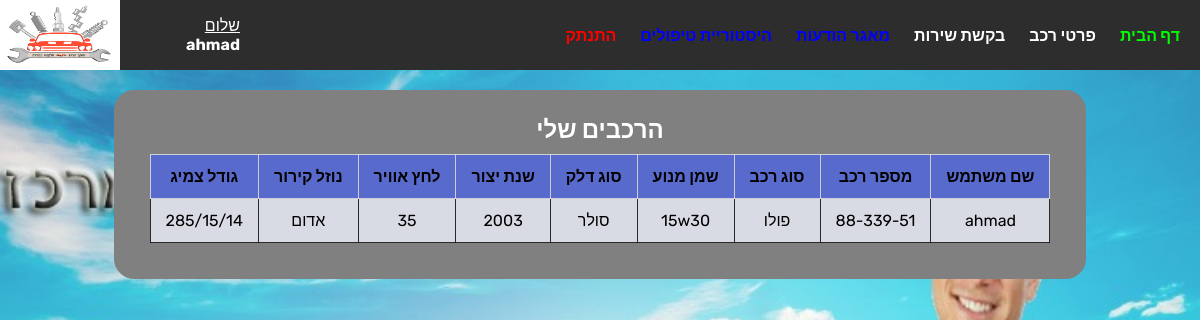
Screenshot of /about_car.php (signed in) with the database file from the repository.
### tables this page shows
CREATE TABLE `cars` (
  `id` int(255) NOT NULL,
  `username` varchar(255) DEFAULT NULL,
  `idcar` varchar(255) NOT NULL,
  `year` int(11) DEFAULT NULL,
  `typecar` text DEFAULT NULL,
  `engineoil` text DEFAULT NULL,
  `typefuel` text DEFAULT NULL,
  `coolant` text DEFAULT NULL,
  `airpressure` text DEFAULT NULL,
  `tiresize` text DEFAULT NULL
);

### about_car.php (the view, shortened to what this page needs)
<!DOCTYPE html>
<html lang="en">
<?php
 include('function.php');
 $con = ConnectToDB();
 $query="select * from cars";
 $result=mysqli_query($con, $query);
 ?>
<head>
    <link rel="stylesheet" href="style.css">
    <link rel="stylesheet" type="text/css"
        href="https://cdnjs.cloudflare.com/ajax/libs/font-awesome/5.15.1/css/all.min.css">
</head>
<body>
    <header><?php nav(); ?></header>
    <form method="post" action="history_service.php">
        <h2>הרכבים שלי</h2>
        <table class="table">
            <tr>
                <th>שם משתמש</th>
                <th>מספר רכב</th>
                <th>סוג רכב</th>
                <th>שמן מנוע</th>
                <th>סוג דלק</th>
                <th>שנת יצור</th>
                <th>לחץ אוויר</th>
                <th>נוזל קירור</th>
                <th>גודל צמיג</th>
            </tr>
            <?php while($rows=mysqli_fetch_array($result)):?>
            <?php if($rows['username']==$_SESSION['username']):?>
            <tr>
                <td><?php echo $rows['username']; ?></td>
                <td><?php echo $rows['idcar']; ?></td>
                <td><?php echo $rows['typecar']; ?></td>
                <td><?php echo $rows['engineoil']; ?></td>
                <td><?php echo $rows['typefuel']; ?></td>
                <td><?php echo $rows['year']; ?></td>
                <td><?php echo $rows['airpressure'];?></td>
                <td><?php echo $rows['coolant']; ?></td>
                <td><?php echo $rows['tiresize']; ?></td>
            </tr>
            <?php endif;?>
            <?php endwhile;?>
        </table>
    </form>
</body>
</html>

### style.css (style rules this page uses)
* { margin: 0; padding: 0; box-sizing: border-box; --borderRadius: 10px; --borderRadiusS: 10px; --heightHeader: 70px; --backgroundColor_header:#2e2d2d; --backgroundColor_form:#808080; --fontColer_Aa:#ffffff; --border:1px solid gray; }
body { background-color: var(--backgroundColor_body); direction: rtl; font-family: 'Rubik', sans-serif; max-width: 1440px; background-image: url('images/background.jpeg'); height:max-content; background-position: center; background-repeat: no-repeat; background-size: cover; position: relative; background-attachment: fixed; }
form { background-color: var(--backgroundColor_form); width: fit-content; margin: auto; padding: 25px; border: var(--border); border-radius: 20px; margin-top: 90px; }
header { overflow: hidden; position: fixed; top: 0; height: var(--heightHeader);width: 100%; background-color: var(--backgroundColor_header); }
h2 { color: var(--fontColer_Aa); text-align: center; }
.table { border-collapse: collapse; width: -webkit-fill-available; margin: 10px 10px; }
.table td { background-color:rgb(217, 219, 228); padding: 12px 15px; border: 1px solid rgba(15, 15, 15, 0.867); text-align: center; }
.table th { background-color:rgb(88, 106, 204); padding: 12px 15px; border: 1px solid #dddd; text-align: center; }

### rows the page displays
cars: username "ahmad", idcar "88-339-51", typecar "פולו", engineoil "15w30", typefuel "סולר", year "2003", airpressure "35", coolant "אדום", tiresize "285/15/14"

### other values shown
$_SESSION['username'] "ahmad"
